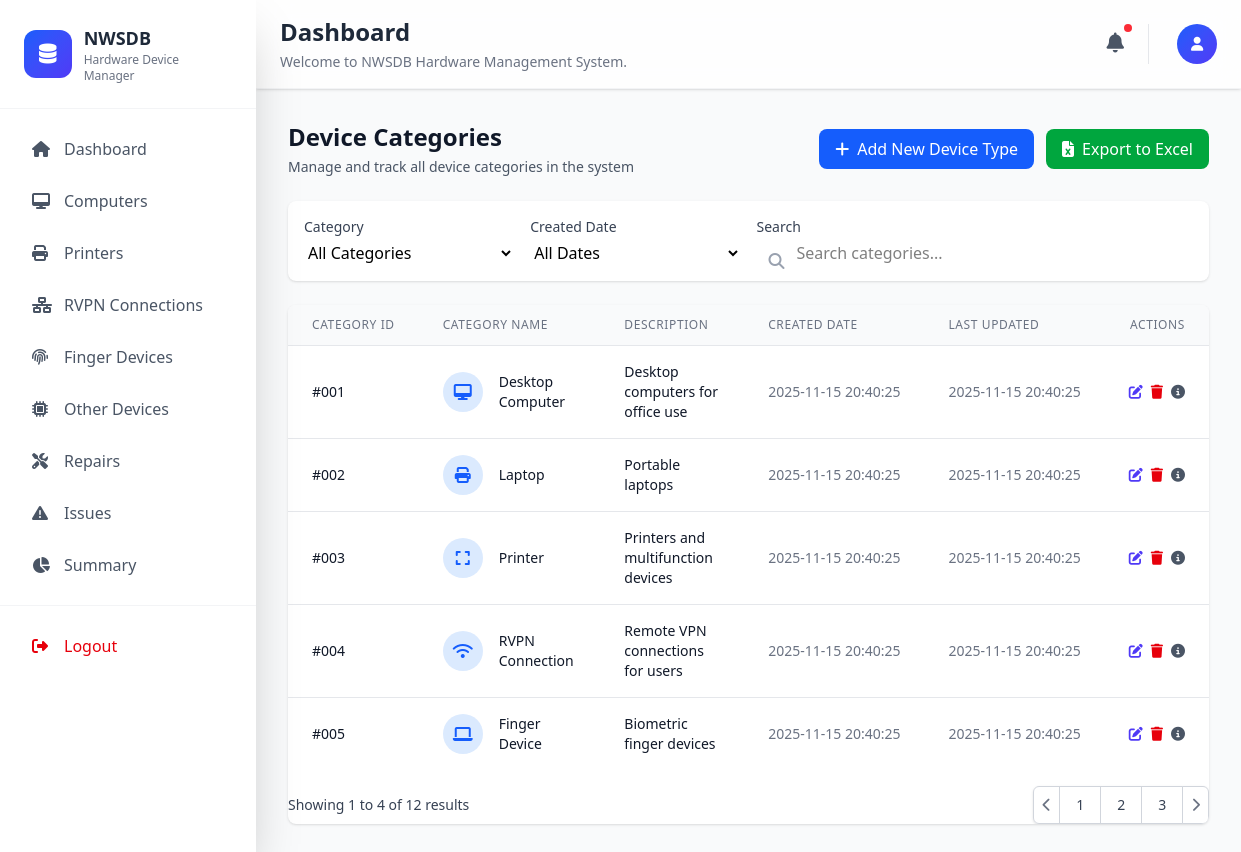
Screenshot of /admin/devices.php with the database file from the repository.
### tables this page shows
CREATE TABLE device_categories (
  category_id INT UNSIGNED NOT NULL AUTO_INCREMENT,
  category_name VARCHAR(100) NOT NULL,
  description TEXT NULL,
  created_at DATETIME DEFAULT CURRENT_TIMESTAMP,
  updated_at DATETIME DEFAULT CURRENT_TIMESTAMP ON UPDATE CURRENT_TIMESTAMP,
  PRIMARY KEY (category_id),
  UNIQUE (category_name)
);

### functions/Database.php (called while the page is built, shortened)
<?php
class Database
{
    private $conn;
    private static $instance = null;
    private function __construct()
    {
        try {
            $this->conn = new PDO(
                "mysql:host=" . DB_HOST . ";dbname=" . DB_NAME,
                DB_USERNAME,
                DB_PASSWORD
            );
            $this->conn->setAttribute(PDO::ATTR_ERRMODE, PDO::ERRMODE_EXCEPTION);
            $this->conn->setAttribute(PDO::ATTR_DEFAULT_FETCH_MODE, PDO::FETCH_ASSOC);
        } catch (PDOException $e) {
            die("Connection failed: " . $e->getMessage());
        }
    }
    public static function getInstance()
    {
        if (self::$instance === null) {
            self::$instance = new self();
        }
        return self::$instance;
    }
    private function executeQuery($query, $params = [])
    {
        try {
            $stmt = $this->conn->prepare($query);
            $stmt->execute($params);
            return $stmt;
        } catch (PDOException $e) {
            error_log("Query execution failed: " . $e->getMessage());
            return false;
        }
    }
    public function select($table, $columns = ["*"], $where = [], $orderBy = "", $limit = null, $offset = null)
    {
        try {
            $query = "SELECT " . implode(", ", $columns) . " FROM {$table}";
            $params = [];
            $stmt = $this->executeQuery($query, $params);
            return $stmt ? $stmt->fetchAll() : false;
        } catch (PDOException $e) {
            error_log("Select failed: " . $e->getMessage());
            return false;
        }
    }
}

### functions/DbHelper.php (called while the page is built, shortened)
<?php
require_once __DIR__ . '/Database.php';
class DbHelper
{
    private static $db;
    public static function init()
    {
        if (!self::$db) {
            self::$db = Database::getInstance();
        }
    }
    public static function getAllDeviceCategories()
    {
        $deviceCategories = self::$db->select('device_categories');
        return $deviceCategories ? $deviceCategories : false;
    }
}

### admin/devices.php (the view, shortened to what this page needs)
<?php
require_once '../functions/DbHelper.php';
$allCategories = DbHelper::getAllDeviceCategories();
$deviceIcons = ['fas fa-desktop', 'fas fa-print', 'fa-solid fa-expand', 'fa-solid fa-wifi', 'fas fa-laptop']
?>
<!DOCTYPE html>
<html lang="en">
<head>
    <script src="https://cdn.jsdelivr.net/npm/@tailwindcss/browser@4"></script>
    <link rel="stylesheet" href="https://cdnjs.cloudflare.com/ajax/libs/font-awesome/6.4.0/css/all.min.css" />
</head>
<body class="min-h-screen bg-gray-50">
    <?php
    include '../components/sidemenu.php';
    ?>
    <div class="lg:pl-64 min-h-screen flex flex-col">
        <?php
        include '../components/header.php'; ?>
        <main class="flex-1 max-w-7xl mx-auto px-4 sm:px-6 lg:px-8 py-8">
            <div class="mb-6 flex flex-col md:flex-row md:items-center md:justify-between">
                <div>
                    <h1 class="text-2xl font-bold text-gray-900">Device Categories</h1>
                    <p class="mt-1 text-sm text-gray-600">Manage and track all device categories in the system</p>
                </div>
                <div class="mt-4 md:mt-0 flex flex-col sm:flex-row gap-3">
                    <button command="show-modal" commandfor="dialog" class="inline-flex items-center px-4 py-2 bg-blue-600 text-white rounded-lg hover:bg-blue-700 focus:outline-none focus:ring-2 focus:ring-blue-500">
                        <i class="fas fa-plus mr-2"></i>
                        Add New Device Type
                    </button>
                    <button class="inline-flex items-center px-4 py-2 bg-green-600 text-white rounded-lg hover:bg-green-700 focus:outline-none focus:ring-2 focus:ring-green-500">
                        <i class="fas fa-file-excel mr-2"></i>
                        Export to Excel
                    </button>
                </div>
            </div>
            <div class="mb-6 bg-white rounded-lg shadow p-4">
                <div class="grid grid-cols-1 md:grid-cols-2 lg:grid-cols-4 gap-4">
                    <div>
                        <label class="block text-sm font-medium text-gray-700 mb-1">Category</label>
                        <select class="w-full rounded-lg border-gray-300 focus:border-blue-500 focus:ring-blue-500">
                            <option value="">All Categories</option>
                        </select>
                    </div>
                    <div>
                        <label class="block text-sm font-medium text-gray-700 mb-1">Created Date</label>
                        <select class="w-full rounded-lg border-gray-300 focus:border-blue-500 focus:ring-blue-500">
                            <option value="">All Dates</option>
                        </select>
                    </div>
                    <div class="lg:col-span-2">
                        <label class="block text-sm font-medium text-gray-700 mb-1">Search</label>
                        <div class="relative">
                            <input type="text" placeholder="Search categories..." class="w-full rounded-lg border-gray-300 focus:border-blue-500 focus:ring-blue-500 pl-10">
                            <i class="fas fa-search absolute left-3 top-3 text-gray-400"></i>
                        </div>
                    </div>
                </div>
            </div>
            <div class="bg-white rounded-lg shadow overflow-hidden">
                <div class="overflow-x-auto">
                    <table class="min-w-full divide-y divide-gray-200">
                        <thead class="bg-gray-50">
                            <tr>
                                <th scope="col" class="px-6 py-3 text-left text-xs font-medium text-gray-500 uppercase tracking-wider whitespace-nowrap">Category ID</th>
                                <th scope="col" class="px-6 py-3 text-left text-xs font-medium text-gray-500 uppercase tracking-wider whitespace-nowrap">Category Name</th>
                                <th scope="col" class="px-6 py-3 text-left text-xs font-medium text-gray-500 uppercase tracking-wider whitespace-nowrap">Description</th>
                                <th scope="col" class="px-6 py-3 text-left text-xs font-medium text-gray-500 uppercase tracking-wider whitespace-nowrap">Created Date</th>
                                <th scope="col" class="px-6 py-3 text-left text-xs font-medium text-gray-500 uppercase tracking-wider whitespace-nowrap">Last Updated</th>
                                <th scope="col" class="px-6 py-3 text-right text-xs font-medium text-gray-500 uppercase tracking-wider whitespace-nowrap">Actions</th>
                            </tr>
                        </thead>
                        <tbody class="bg-white divide-y divide-gray-200">
                            <?php
                            foreach ($allCategories as $key => $category) { ?>
                                <tr class="hover:bg-gray-50">
                                    <td class="px-6 py-4 whitespace-nowrap text-sm font-medium text-gray-900">
                                        #00<?php echo $category['category_id'] ?>
                                    </td>
                                    <td class="px-6 py-4">
                                        <div class="flex items-center">
                                            <div class="flex-shrink-0 h-10 w-10">
                                                <span class="h-10 w-10 rounded-full bg-blue-100 flex items-center justify-center text-blue-600">
                                                    <i class="<?php echo $deviceIcons[$key] ?>"></i>
                                                </span>
                                            </div>
                                            <div class="ml-4">
                                                <div class="text-sm font-medium text-gray-900"><?php echo $category['category_name'] ?></div>
                                            </div>
                                        </div>
                                    </td>
                                    <td class="px-6 py-4">
                                        <div class="text-sm text-gray-900">
                                            <?php echo $category['description'] ?>
                                        </div>
                                    </td>
                                    <td class="px-6 py-4 whitespace-nowrap text-sm text-gray-500">
                                        <?php echo $category['created_at'] ?>
                                    </td>
                                    <td class="px-6 py-4 whitespace-nowrap text-sm text-gray-500">
                                        <?php echo $category['updated_at'] ?>
                                    </td>
                                    <td class="px-6 py-4 text-right text-sm font-medium">
                                        <div class="flex justify-end space-x-2">
                                            <button class="text-indigo-600 hover:text-indigo-900" title="Edit">
                                                <i class="fas fa-edit"></i>
                                            </button>
                                            <button class="text-red-600 hover:text-red-900 cousor-pointer" title="Delete">
                                                <a href="./handlers/deleteHandler.php?action=delete_device_category&category_id=<?php echo $category['category_id']; ?>">
                                                    <i class="fas fa-trash"></i>
                                                </a>
                                            </button>
                                            <button class="text-gray-600 hover:text-gray-900" title="View Details">
                                                <i class="fas fa-info-circle"></i>
                                            </button>
                                        </div>
                                    </td>
                                </tr>
                            <?php }
                            ?>
                        </tbody>
                    </table>
                    <div class="mt-4 flex items-center justify-between">
                        <div class="hidden sm:flex-1 sm:flex sm:items-center sm:justify-between">
                            <div>
                                <p class="text-sm text-gray-700">
                                    Showing <span class="font-medium">1</span> to <span class="font-medium">4</span> of <span class="font-medium">12</span> results
                                </p>
                            </div>
                            <div>
                                <nav class="relative z-0 inline-flex rounded-md shadow-sm -space-x-px" aria-label="Pagination">
                                    <button class="relative inline-flex items-center px-2 py-2 rounded-l-md border border-gray-300 bg-white text-sm font-medium text-gray-500 hover:bg-gray-50">
                                        <i class="fas fa-chevron-left"></i>
                                    </button>
                                    <button class="relative inline-flex items-center px-4 py-2 border border-gray-300 bg-white text-sm font-medium text-gray-700 hover:bg-gray-50">
                                        1
                                    </button>
                                    <button class="relative inline-flex items-center px-4 py-2 border border-gray-300 bg-white text-sm font-medium text-gray-700 hover:bg-gray-50">
                                        2
                                    </button>
                                    <button class="relative inline-flex items-center px-4 py-2 border border-gray-300 bg-white text-sm font-medium text-gray-700 hover:bg-gray-50">
                                        3
                                    </button>
                                    <button class="relative inline-flex items-center px-2 py-2 rounded-r-md border border-gray-300 bg-white text-sm font-medium text-gray-500 hover:bg-gray-50">
                                        <i class="fas fa-chevron-right"></i>
                                    </button>
                                </nav>
                            </div>
                        </div>
                    </div>
        </main>
    </div>
</body>
</html>

### rows the page displays
device_categories: category_id "1", category_name "Desktop Computer", description "Desktop computers for office use", created_at "2025-11-15 20:40:25", updated_at "2025-11-15 20:40:25"
device_categories: category_id "2", category_name "Laptop", description "Portable laptops", created_at "2025-11-15 20:40:25", updated_at "2025-11-15 20:40:25"
device_categories: category_id "3", category_name "Printer", description "Printers and multifunction devices", created_at "2025-11-15 20:40:25", updated_at "2025-11-15 20:40:25"
device_categories: category_id "4", category_name "RVPN Connection", description "Remote VPN connections for users", created_at "2025-11-15 20:40:25", updated_at "2025-11-15 20:40:25"
device_categories: category_id "5", category_name "Finger Device", description "Biometric finger devices", created_at "2025-11-15 20:40:25", updated_at "2025-11-15 20:40:25"

### other values shown
$page_title "Dashboard"
$page_description "Welcome to NWSDB Hardware Management System."
